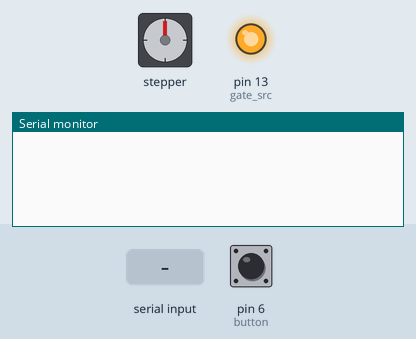
Simulated run of this sketch. Board: Arduino Uno, built with avr-gcc and run on an emulated ATmega328P. Shown: stepper motor, output pins drawn as LEDs (lit = HIGH), the last lines printed to the serial monitor. Wiring (inferred from the names in the program): stepper motor (2048 steps per turn assumed): coils pin 8, pin 9, pin 10, pin 11. Inputs (shaded band) come from the test bench; at power-on: pin 6 (button) HIGH.

Above: at 1.2 s.
1.3 s: pin 6 (button) pulled LOW for 0.15 s
At 2.4 s:
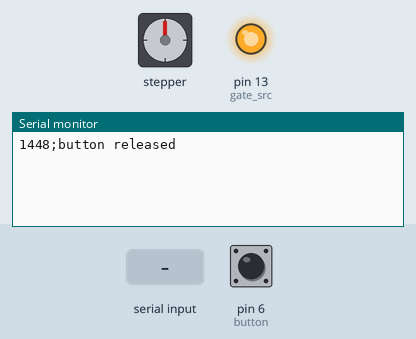
2.9 s: "s" received over Serial
At 4.1 s:
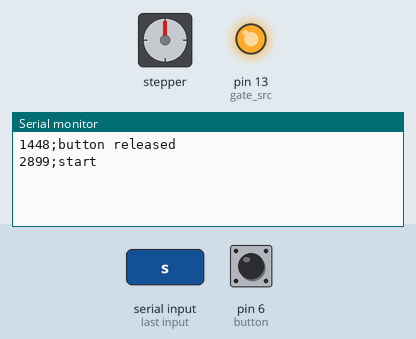
4.4 s: "e" received over Serial
At 5.2 s:
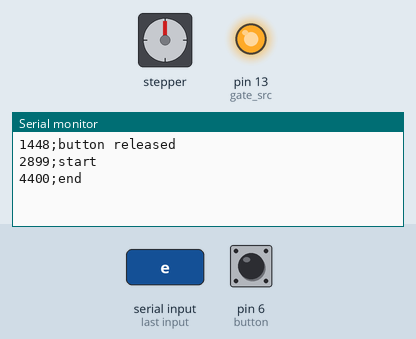

Measured:
- after the input at 1.3 s, the serial monitor: prints a new line after 0.15 s (image 1)
- after the input at 2.9 s, the serial monitor: prints a new line at once (image 2)
- after the input at 4.4 s, the serial monitor: prints a new line at once (image 3)

The sketch:

arduino_controller.ino
```cpp
//set time delays variables
unsigned long delay_motor = 10; // 10ms
unsigned long delay_gate = 2; // 2 ms
unsigned long delay_output = 50; // 50 ms
unsigned long delay_button = 70; // 50 ms

unsigned long delayStart_motor = 0;
unsigned long delayStart_gate = 0;
unsigned long delayStart_output = 0;
unsigned long last_button_press = 0;

bool delayRunning = false;

//set pins
//input values
int button = 6;
int gate = 7;

//gate source voltage
int gate_src = 13;

//stepper motor(a, a-, b, b-)
int a = 8; int aM = 9; int b = 11; int bM = 10;

//create variables for output com
int give_pellet;
int button_pressed; // pressed = 1, not pressed yet = 0
int button_state; // here we read the value from digitalRead

//crate variable to read motor values from com
int move_motor = 0;

//array for motor pin 0/1 movement
int pinsVal [25];
int steps = 0;
int motor_direction = 1;
int check_motor;


void setup() {

  //initialize pin values
  pinMode(button,INPUT);
  digitalWrite(button, HIGH);

  pinMode(gate,INPUT);
  digitalWrite(gate, HIGH);

  pinMode(gate_src, OUTPUT);
  digitalWrite(gate_src, HIGH); //connected as gate source, must be high

  //set motor pins
  pinMode(a, OUTPUT);
  digitalWrite(a, LOW);

  pinMode(aM, OUTPUT);
  digitalWrite(aM, LOW);

  pinMode(b, OUTPUT);
  digitalWrite(b, LOW);

  pinMode(bM, OUTPUT);
  digitalWrite(bM, LOW);

  //start timers for time delays
  delayRunning = true;
  delayStart_motor = millis();
  delayStart_output = millis();
  delayStart_output = millis();

  //begin serial com
  Serial.begin(9600);

}

void set_direction(){
  //create array of values for each step; each 4 values = 1 step; last 4 = to set 0 on each pin
  for (int i = 0; i < 25; i++){
    pinsVal[i] = 0;
    }
    //CCW rotation
    if (motor_direction == 1){
      pinsVal [0] = 1;
      pinsVal [7] = 1;
      pinsVal [9] = 1;
      pinsVal [14] = 1;
      }
     //CW rotation
     else if (motor_direction == 2){
      pinsVal [2] = 1;
      pinsVal [5] = 1;
      pinsVal [11] = 1;
      pinsVal [12] = 1;
     }
}

void do_step(){
  //set list of values to be sent to pins
  set_direction();
  digitalWrite(a, pinsVal[steps*4]);
  digitalWrite(aM, pinsVal[(steps*4) + 1]);
  digitalWrite(b, pinsVal[(steps*4) + 2]);
  digitalWrite(bM, pinsVal[(steps*4) + 3]);
}

void motor_handler(){
  if ((millis() - delayStart_motor) >= delay_motor) {
      delayStart_motor += delay_motor;

      if (move_motor){
        do_step();
        steps++;
        if (steps > 3) steps = 0; // cycle is starting again (stepping a motor has 4 steps defined in pinVal)
      }
   }
}

void button_handler(){
  if ((millis() - last_button_press) >= delay_button){
    button_state = digitalRead(button);
    button_state = !button_state; // because button logic inversed

    if (button_pressed && button_state == 0){ // pressed previously, now released, TODO: jakej je stav pri zmacknuti?? 0/1
      last_button_press = millis();
      Serial.print(millis());
      Serial.println(";button released");
      button_pressed = 0;
    }

    if (!button_pressed && button_state == 1){ // not pressed and now it was pressed
      button_pressed = 1;
      last_button_press = millis();
    }
  }
}

void serial_command_check(){
    if (Serial.available()){
      int read_val = Serial.read();
      if (read_val == 's'){ // mark experiment star
        Serial.print(millis());
        Serial.println(";start");
      }
      if (read_val == 'p'){ // give pellet
        give_pellet = 1;
        move_motor = 1;
      }
      if (read_val == 'e'){ // mark experiment end
        Serial.print(millis());
        Serial.println(";end");
    }
  }
}

void optic_gate_checker(){
  if ((millis() - delayStart_gate) >= delay_gate) {
      delayStart_gate += delay_gate;

      if (give_pellet != 0 && move_motor != 0){
        if (digitalRead(gate) == 0){
          give_pellet = 0;
          Serial.print(millis());
          Serial.println(";reward");
          //stop motor if reward was delivered
          steps = 5; //sends 0 to all pins .. in pinVal on these positions are just zeros
          do_step();
          move_motor = 0;
          steps = 0;
        }
      }
  }
}

void loop() {
  optic_gate_checker();
  motor_handler();
  button_handler();
  serial_command_check();
}
```
